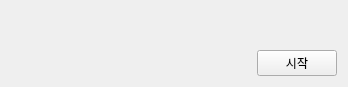
<?xml version="1.0" encoding="UTF-8"?>
<ui version="4.0">
 <class>Widget</class>
 <widget class="QWidget" name="Widget">
  <property name="geometry">
   <rect>
    <x>0</x>
    <y>0</y>
    <width>348</width>
    <height>87</height>
   </rect>
  </property>
  <property name="windowTitle">
   <string>Widget</string>
  </property>
  <layout class="QVBoxLayout" name="verticalLayout">
   <item>
    <layout class="QHBoxLayout" name="horizontalLayout_3">
     <item>
      <widget class="QLabel" name="sendMsg">
       <property name="text">
        <string/>
       </property>
      </widget>
     </item>
    </layout>
   </item>
   <item>
    <layout class="QHBoxLayout" name="horizontalLayout_2">
     <item>
      <spacer name="horizontalSpacer">
       <property name="orientation">
        <enum>Qt::Horizontal</enum>
       </property>
       <property name="sizeHint" stdset="0">
        <size>
         <width>40</width>
         <height>20</height>
        </size>
       </property>
      </spacer>
     </item>
     <item>
      <widget class="QPushButton" name="startButton">
       <property name="text">
        <string>시작</string>
       </property>
      </widget>
     </item>
    </layout>
   </item>
  </layout>
 </widget>
 <layoutdefault spacing="6" margin="11"/>
 <resources/>
 <connections/>
</ui>
